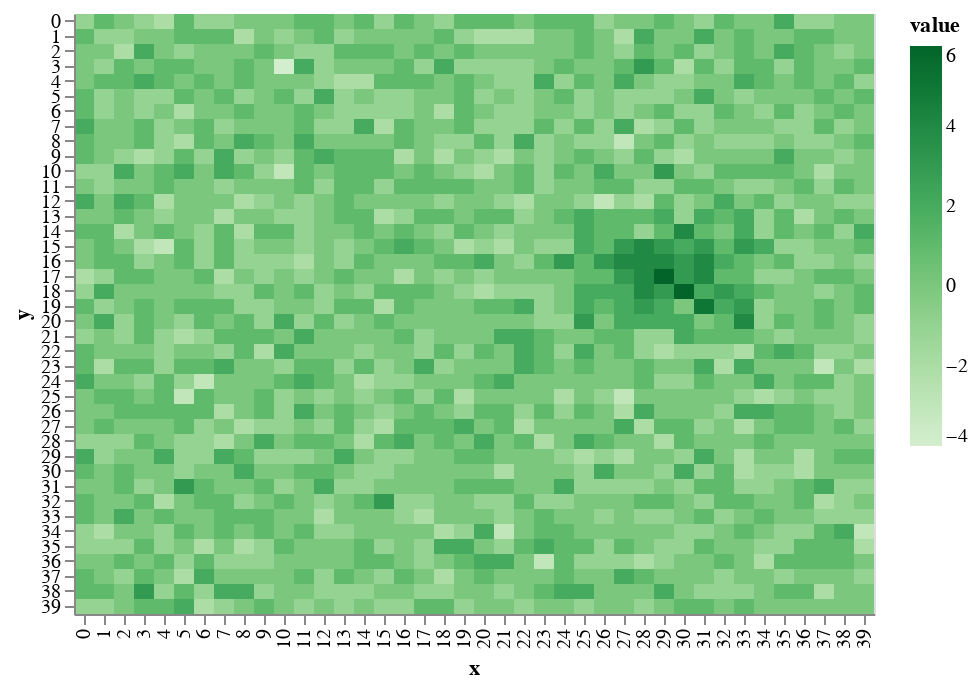

This figure's notebook cell:
### Markdown cell above
This makes a much more _natural_ looking mountain.

### Code cell
world.add_mountain(mdf)
draw.drawTerrainHeight(world.grid_elevation)

### Figure 1 — Vega-Lite specification as saved in the notebook (floating-point values rounded to 4 significant figures; data arrays with more than 128 entries replaced by an {"elided": "..."} marker saying what was removed)
{"$schema": "https://vega.github.io/schema/vega-lite/v2.6.0.json", "config": {"view": {"height": 300, "width": 400}}, "data": {"name": "data-560ecaa66417dc163bc15986490f8d7c"}, "datasets": {"data-560ecaa66417dc163bc15986490f8d7c": {"elided": "1600 records"}}, "encoding": {"color": {"field": "value", "scale": {"scheme": "greens"}, "type": "quantitative"}, "x": {"field": "x", "type": "ordinal"}, "y": {"field": "y", "type": "ordinal"}}, "mark": "rect"}
